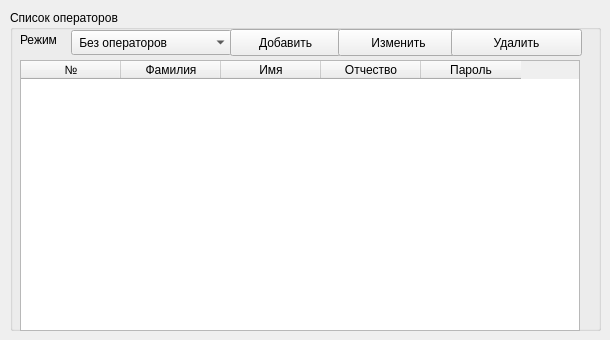
       <widget class="QWidget" name="Operators">
        <attribute name="title">
         <string>Операторы</string>
        </attribute>
        <widget class="QGroupBox" name="groupBox_7">
         <property name="geometry">
          <rect>
           <x>10</x>
           <y>10</y>
           <width>591</width>
           <height>321</height>
          </rect>
         </property>
         <property name="minimumSize">
          <size>
           <width>0</width>
           <height>171</height>
          </size>
         </property>
         <property name="title">
          <string>Список операторов</string>
         </property>
         <widget class="QTableWidget" name="tableWidget">
          <property name="geometry">
           <rect>
            <x>10</x>
            <y>50</y>
            <width>560</width>
            <height>271</height>
           </rect>
          </property>
          <property name="maximumSize">
           <size>
            <width>600</width>
            <height>292</height>
           </size>
          </property>
          <column>
           <property name="text">
            <string>№</string>
           </property>
          </column>
          <column>
           <property name="text">
            <string>Фамилия</string>
           </property>
          </column>
          <column>
           <property name="text">
            <string>Имя</string>
           </property>
          </column>
          <column>
           <property name="text">
            <string>Отчество</string>
           </property>
          </column>
          <column>
           <property name="text">
            <string>Пароль</string>
           </property>
          </column>
         </widget>
         <widget class="QComboBox" name="operators_use_combobox">
          <property name="geometry">
           <rect>
            <x>61</x>
            <y>20</y>
            <width>161</width>
            <height>25</height>
           </rect>
          </property>
          <item>
           <property name="text">
            <string> Без операторов</string>
           </property>
          </item>
          <item>
           <property name="text">
            <string> С операторами</string>
           </property>
          </item>
         </widget>
         <widget class="QLabel" name="label_22">
          <property name="geometry">
           <rect>
            <x>10</x>
            <y>22</y>
            <width>101</width>
            <height>16</height>
           </rect>
          </property>
          <property name="text">
           <string>Режим</string>
          </property>
         </widget>
         <widget class="QPushButton" name="add_operator_button">
          <property name="geometry">
           <rect>
            <x>220</x>
            <y>19</y>
            <width>111</width>
            <height>27</height>
           </rect>
          </property>
          <property name="text">
           <string>Добавить</string>
          </property>
         </widget>
         <widget class="QPushButton" name="change_operator_button">
          <property name="geometry">
           <rect>
            <x>328</x>
            <y>19</y>
            <width>121</width>
            <height>27</height>
           </rect>
          </property>
          <property name="text">
           <string>Изменить</string>
          </property>
         </widget>
         <widget class="QPushButton" name="delete_operator_button">
          <property name="geometry">
           <rect>
            <x>441</x>
            <y>19</y>
            <width>131</width>
            <height>27</height>
           </rect>
          </property>
          <property name="text">
           <string>Удалить</string>
          </property>
         </widget>
        </widget>
       </widget>
